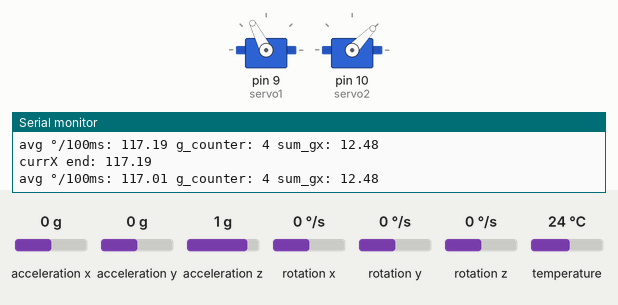
Bench run of a sketch on a simulated Arduino Uno, built with avr-gcc and run on an emulated ATmega328P. On the bench: 2 × servo, the last lines printed to the serial monitor. The test bench sets the inputs (shaded band); at power-on: rotation x 0 °/s, rotation y 0 °/s, acceleration x 0 g, acceleration y 0 g, acceleration z 1 g, rotation z 0 °/s, temperature 24 °C.

Above: at 3.6 s.
3.7 s: rotation x set to 24 °/s
6.7 s: rotation x set to -192 °/s
At 9.1 s:
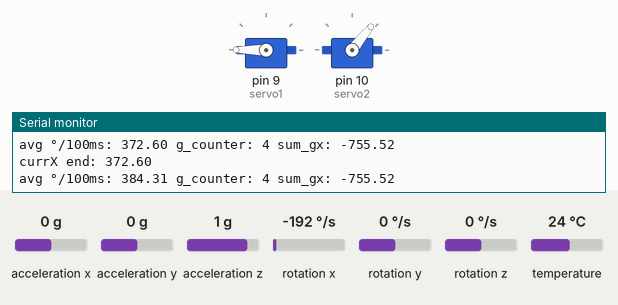
9.7 s: rotation y set to -192 °/s
At 10.4 s:
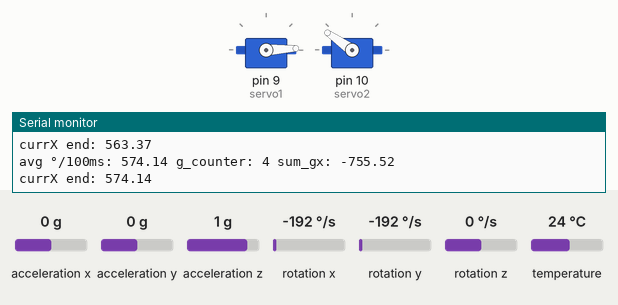
12.7 s: rotation x set to -100 °/s
At 12.89 s:
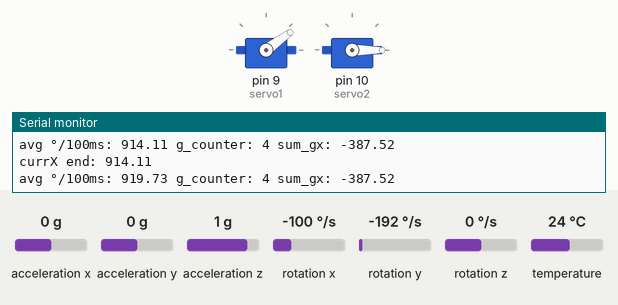
15.7 s: rotation y set to 0 °/s
At 16.7 s:
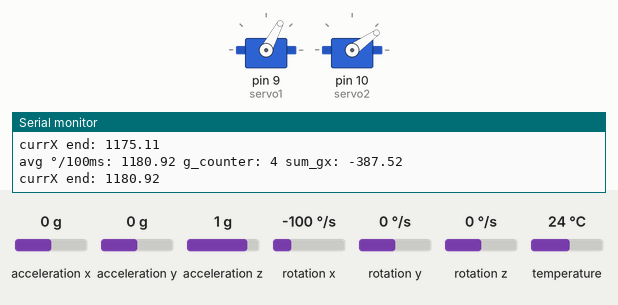
18.7 s: rotation x set to 192 °/s
Timing chart, 0 to 24.3 s (numbered marks = the images above; inputs shaded):
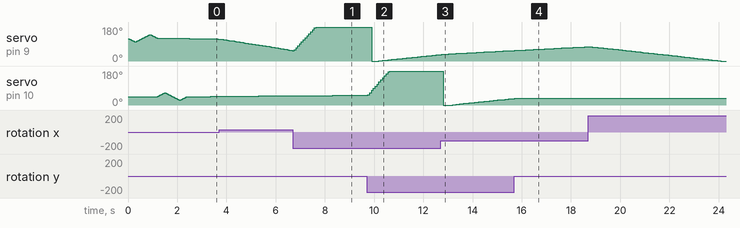

Measured:
- after the input at 15.7 s, servo on pin 10 (servo2): goes on until 15.7 s, then stays 35°

The sketch:

main.ino
```cpp
#include <Adafruit_MPU6050.h>
#include <Adafruit_Sensor.h>
#include <Wire.h>
#include <Servo.h>

#define conval 0.0174533   /* rad->deg | 1 deg = pi/180 = 0.0174532 */

Adafruit_MPU6050 mpu;
Servo servo1;
Servo servo2;

const int delaytime_loop = 10; /* main refresh time */
const int test_time = 15;
const int xy_corr_cd = 50; /* xy-correction refresh time */
const double pos1 = 120;   /* servo 1 default x-position */
const double pos2 = 45;    /* servo 2 default y-position */
double currX, currY = 0;
double gx, sum_gx, gy, sum_gy = 0;
int g_counter = 0;
unsigned long timeSTART, timeEND, timeDIFF, timeCOUNT = 0;

void servo_test(){
  // movement test x,y +-20degrees
  int i = 0;
  for(i = 1; i <= 20; i++){
    servo1.write(pos1-i);
    delay(test_time);
  }
  for(i = 1; i <= 40; i++){
    servo1.write(pos1-20+i);
    delay(test_time);
  }
  for(i = 1; i <= 20; i++){
    servo1.write(pos1+20-i);
    delay(test_time);
  }
  for(i = 1; i <= 20; i++){
    servo2.write(pos2+i);
    delay(test_time);
  }
  for(int i = 1; i <= 40; i++){
    servo2.write(pos2+20-i);
    delay(test_time);
  }
  for(int i = 1; i <= 20; i++){
    servo2.write(pos2-20+i);
    delay(test_time);
  }
}

void setup() {
  Serial.begin(9600);
  mpu.begin();

  mpu.setAccelerometerRange(MPU6050_RANGE_8_G);
  mpu.setGyroRange(MPU6050_RANGE_1000_DEG);
  mpu.setFilterBandwidth(MPU6050_BAND_21_HZ);

  servo1.attach(9);  /* turns around x - axis */
  servo2.attach(10); /* turns around y - axis */
  /* !!!  X and Y Servo upside down -> movement needs to be inverted  !!! */

  /* set default servo position and values */
  servo1.write(pos1);
  servo2.write(pos2);
  currX = pos1;
  currY = pos2;

  servo_test();
}


double avg_g_pSec(double sum_g, int count_g, double time){
  return (sum_g * time) / (count_g * 1000);
}

void correctX(double currX){
  servo1.write(currX);
}

void correctY(double currY){
  servo2.write(currY);
}

double toleranceFilter(double g){
  if(abs(g) < 0.2){
    g = 0;
  }
  return g;
}


void loop() {

  /* eval time intervals to correct xy-positions */
  timeDIFF = timeEND - timeSTART;
  timeCOUNT += timeDIFF;
  if(timeCOUNT >= xy_corr_cd){
    // Serial.print("currX start: ");
    // Serial.println(currX);
    currX -= avg_g_pSec(sum_gx, g_counter, timeCOUNT);
    Serial.print("avg °/100ms: ");
    Serial.print(currX);
    Serial.print(" g_counter: ");
    Serial.print(g_counter);
    Serial.print(" sum_gx: ");
    Serial.println(sum_gx);
    Serial.print("currX end: ");
    Serial.println(currX);
    Serial.println();
    currY -= avg_g_pSec(sum_gy, g_counter, timeCOUNT);

    correctX(currX);
    correctY(currY);

    timeCOUNT -= xy_corr_cd;
    g_counter = 0;
    sum_gx = 0;
    sum_gy = 0;
  }

  // static bool _init = true;
  // if (_init){
  //   _init = false;
  // } else {timeEND = millis();}
  timeSTART = millis();


  /* Get new sensor events with the readings */
  sensors_event_t a, g, temp;
  mpu.getEvent(&a, &g, &temp);


  gx = (g.gyro.x / conval)+3.12;
  gx = toleranceFilter(gx);
  sum_gx += gx;
  gy = (g.gyro.y / conval)-1.331;
  gy = toleranceFilter(gy);
  sum_gy += gy;
  g_counter += 1;


  // Serial.print("gx: ");
  // Serial.print(gx, 3);
  // Serial.print(", gy: ");
  // Serial.print(gy, 3);

  // Serial.print("\n");

  // Serial.print("currX: ");
  // Serial.print(currX, 5);
  // Serial.print(", currY: ");
  // Serial.print(currY, 5);
  // Serial.print("\n");

  // Serial.print("timeCOUNT: ");
  // Serial.print(timeCOUNT);
  // Serial.print("\n\n");


  delay(delaytime_loop);

  timeEND = millis();
}


// void loop(){

// }
```
